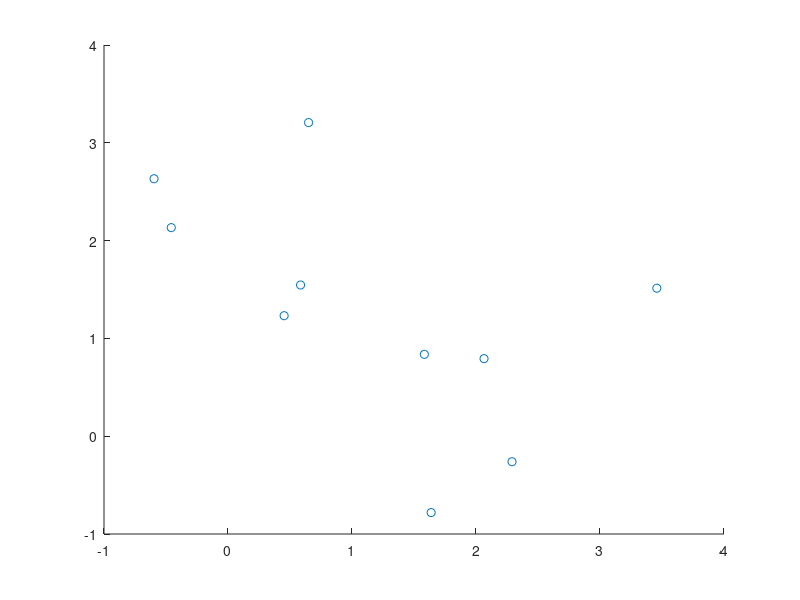
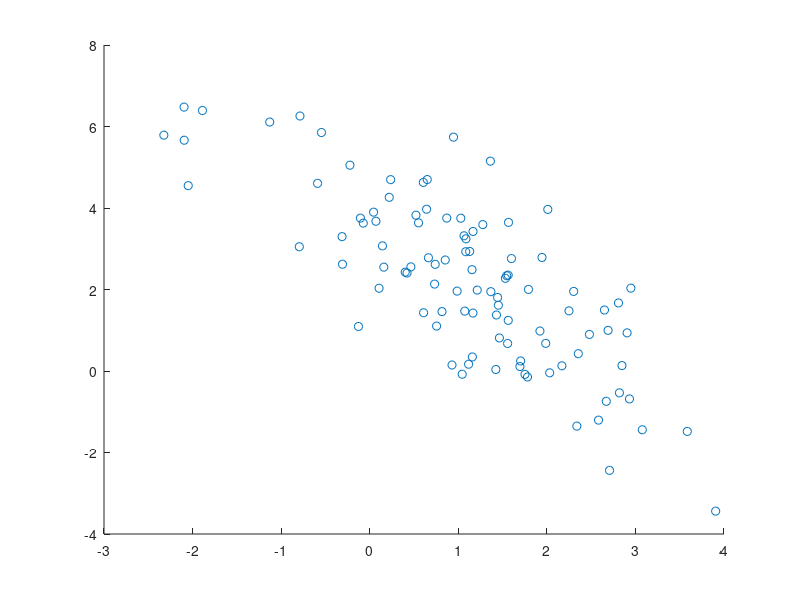
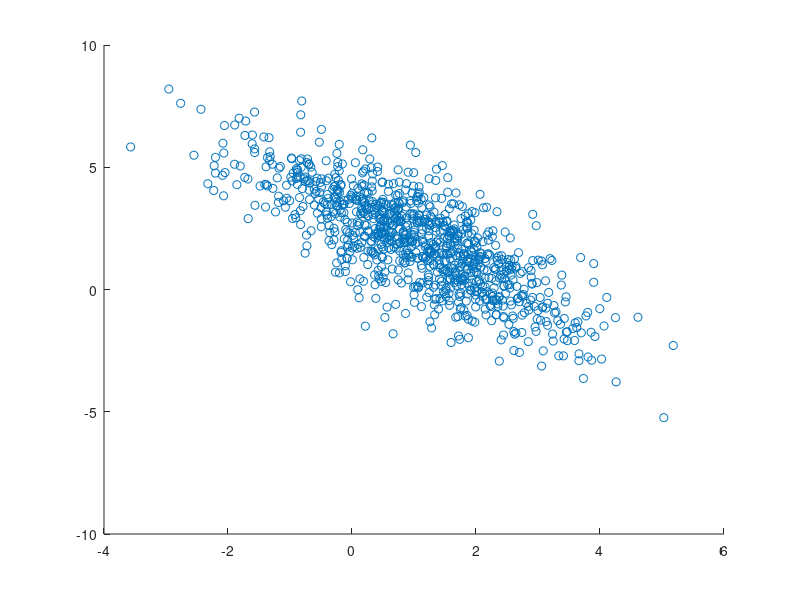
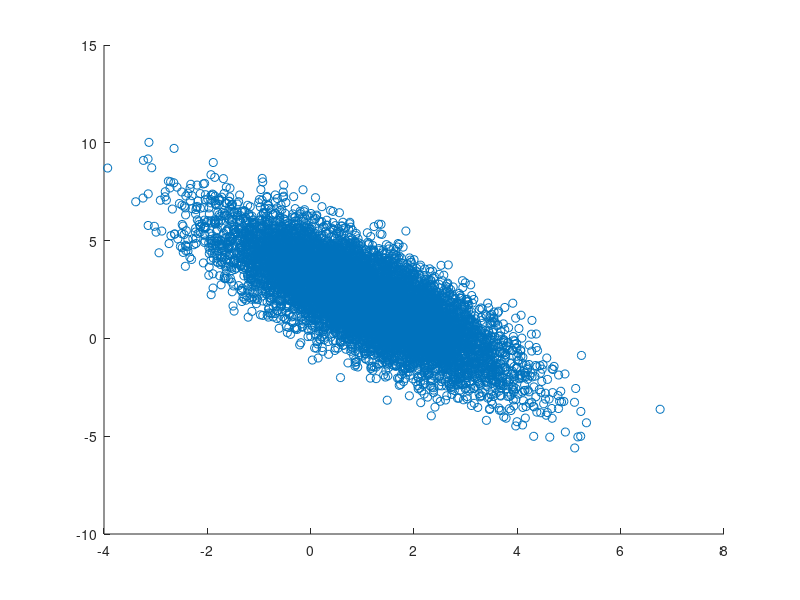

Source code (MATLAB) for these figures, in order:
rng(1);

CovMatrix = [1.6250 -1.9486;-1.9486 3.8750];
%disp(CovMatrix);
mu = [1; 2];
%disp(mu);
% syms a b c
% eqns = [a^2 + b^2 == CovMatrix(1,1), a*c == CovMatrix(1,2), c^2 == CovMatrix(2,2)];
% vars = [a b c];
% [sola, solb, solc] = solve(eqns,vars);
% disp(solc)

c = sqrt(CovMatrix(2,2));
a = CovMatrix(1,2)/c;
b = sqrt(CovMatrix(1,1) - a*a);
d = 0;
A = [a b; c d];
% disp(A);
% C = transpose(A);
% disp(A*C);
[V,D] = eig(CovMatrix);
T = realsqrt(D);
E = V*T;


for N = [10 100 1000 10000 100000]
    K = randn(2,N); 
    points = zeros(2,N);
    for i = 1:N
        points(:,i) = mu + E*K(:,i);
    end
    figure(i);
    scatter(points(1,:),points(2,:));
end
        